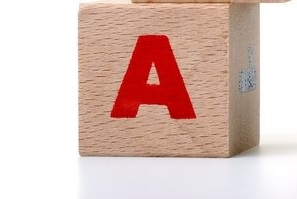
%> input picture TestCases/Case1/1.1.jpg, 297 x 199 px
$ octave CubeDetectionV2.m   (GNU Octave 9; MATLAB toolbox functions it lacks are replaced by stand-ins)
%> lines starting %> are read from the running program, lines starting %| are printed output that depends on the picture; in (x1, y1, x2, y2) boxes, pixels count from 0 and x2, y2 are one past the last pixel; in counts of white or black regions, pixels touching at a corner belong together; the program's own positions count from 1
%<//----------------------------------test case 1----------------------------------------------\\>%
    disp('test case 1')
    %1.1
I = imread('D:\University\Study Years\4th Year\First Term\Image Processing\Labs\Lab 7- Projects  Practical problems\Projects\3 Automatic Detection and Recognition of Children Toy Cubes\TestCases\Case1\1.1.jpg');
%> I is the input picture: size 199x297x3 uint8; mean R, G, B 220.1, 192.9, 185.2
detect_cubes(I, 0.6, 0.7111, 0)
% [123 lines not run here, left out]
function detect_cubes(I, imbinarize_value, confidence_value, IsRotated)
%> called with imbinarize_value = 0.6, confidence_value = 0.711, IsRotated = 0
    if IsRotated > 0
        I = imrotate(I, -90);
    end
    I  = rgb2gray(I);
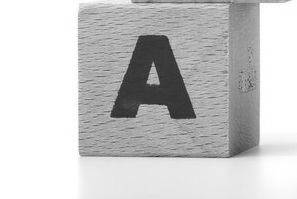
%> I: size 199x297 uint8; min 41, max 255, mean 200.2
    %figure,imshow(I), title('after thresholding');

    BW = imbinarize(I,imbinarize_value);
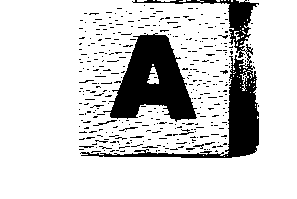
%> BW: size 199x297 logical; 82.5% white; 359 black regions (350 under 20 px), largest, box (x1, y1, x2, y2) and area: (103, 33, 197, 122) 4417, (80, 0, 259, 158) 4162, (93, 120, 117, 126) 36
    BW = medfilt2(BW,[5 5]);  %median filter 2D
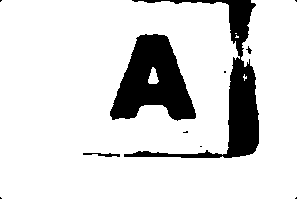
%> BW: size 199x297 logical; 85.3% white; 11 black regions (7 under 20 px), largest, box (x1, y1, x2, y2) and area: (110, 34, 196, 121) 4420, (124, 0, 259, 158) 4154, (83, 153, 120, 157) 83, (246, 46, 252, 54) 21
    if IsRotated == 0
       BW = imcomplement(BW); % inverts the image
%> BW: size 199x297 logical; 14.7% white; 11 white regions (7 under 20 px)
    end


    %figure , imshow(BW), title('after median filter');

    s = regionprops(BW,'BoundingBox');
%> s = 11 regions; largest, box (x1, y1, x2, y2): (124, 0, 259, 158), (110, 34, 196, 121), (83, 153, 120, 157), (246, 46, 252, 54), (183, 131, 188, 133)
    bboxes = vertcat(s(:).BoundingBox); % concates the bounding boxes vertically
%> bboxes = 11 rows, first 8: [0.5 0.5 2 2; 0.5 197.5 2 2; 83.5 153.5 37 4; 110.5 34.5 86 87; 124.5 0.5 135 158; 183.5 131.5 5 2; 200.5 146.5 2 1; 224.5 71.5 2 2]

    BW = imerode(BW,strel('disk',1));
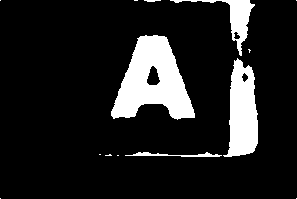
%> BW: size 199x297 logical; 12.8% white; 14 white regions (9 under 20 px), largest, box (x1, y1, x2, y2) and area: (111, 35, 195, 120) 4091, (223, 58, 258, 157) 2302, (170, 0, 255, 56) 894, (125, 152, 222, 157) 221, (144, 0, 161, 2) 25

    %figure,imshow(BW), title('after morphology');

%> (the run ends here)
